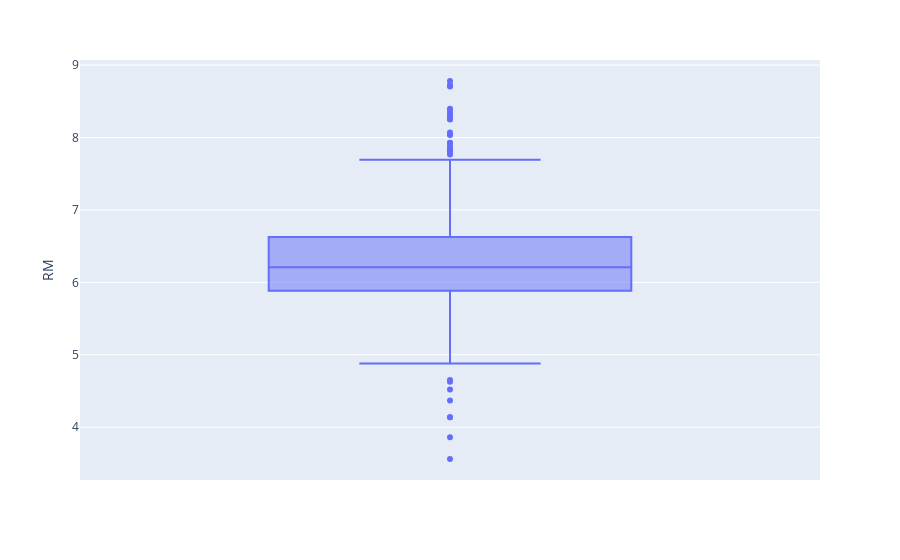

Notebook code for this chart:
### Code cell
import plotly.express as px

fig = px.box(data, y='RM')
fig.show()

### Figure 1 — Plotly figure (JSON) as saved in the notebook; plotly's stock layout.template omitted (floating-point values rounded to 4 significant figures; data arrays with more than 128 entries replaced by an {"elided": "..."} marker saying what was removed)
{"data": [{"alignmentgroup": "True", "hovertemplate": "RM=%{y}<extra></extra>", "legendgroup": "", "marker": {"color": "#636efa"}, "name": "", "notched": false, "offsetgroup": "", "orientation": "v", "showlegend": false, "type": "box", "x0": " ", "xaxis": "x", "y": {"elided": "506 float values"}, "y0": " ", "yaxis": "y"}], "layout": {"boxmode": "group", "legend": {"tracegroupgap": 0}, "margin": {"t": 60}, "xaxis": {"anchor": "y", "domain": [0, 1]}, "yaxis": {"anchor": "x", "domain": [0, 1], "title": {"text": "RM"}}}}
